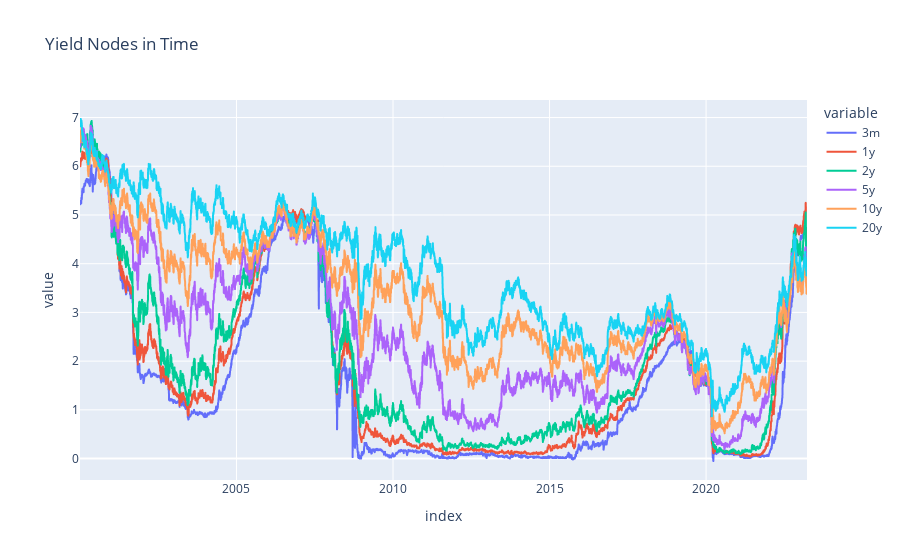

Write notebook code for a chart like this one.
### Code cell
# Veamos el comportamiento Historico de cada nodo
fig = px.line(yield_curve,title='Yield Nodes in Time')
fig.show()

### Figure 1 — Plotly figure (JSON) as saved in the notebook; plotly's stock layout.template omitted (floating-point values rounded to 4 significant figures; data arrays with more than 128 entries replaced by an {"elided": "..."} marker saying what was removed)
{"data": [{"hovertemplate": "variable=3m<br>index=%{x}<br>value=%{y}<extra></extra>", "legendgroup": "3m", "line": {"color": "#636efa", "dash": "solid"}, "marker": {"symbol": "circle"}, "mode": "lines", "name": "3m", "showlegend": true, "type": "scattergl", "x": {"elided": "5809 str values"}, "xaxis": "x", "y": {"elided": "5809 float values"}, "yaxis": "y"}, {"hovertemplate": "variable=1y<br>index=%{x}<br>value=%{y}<extra></extra>", "legendgroup": "1y", "line": {"color": "#EF553B", "dash": "solid"}, "marker": {"symbol": "circle"}, "mode": "lines", "name": "1y", "showlegend": true, "type": "scattergl", "x": {"elided": "5809 str values"}, "xaxis": "x", "y": {"elided": "5809 float values"}, "yaxis": "y"}, {"hovertemplate": "variable=2y<br>index=%{x}<br>value=%{y}<extra></extra>", "legendgroup": "2y", "line": {"color": "#00cc96", "dash": "solid"}, "marker": {"symbol": "circle"}, "mode": "lines", "name": "2y", "showlegend": true, "type": "scattergl", "x": {"elided": "5809 str values"}, "xaxis": "x", "y": {"elided": "5809 float values"}, "yaxis": "y"}, {"hovertemplate": "variable=5y<br>index=%{x}<br>value=%{y}<extra></extra>", "legendgroup": "5y", "line": {"color": "#ab63fa", "dash": "solid"}, "marker": {"symbol": "circle"}, "mode": "lines", "name": "5y", "showlegend": true, "type": "scattergl", "x": {"elided": "5809 str values"}, "xaxis": "x", "y": {"elided": "5809 float values"}, "yaxis": "y"}, {"hovertemplate": "variable=10y<br>index=%{x}<br>value=%{y}<extra></extra>", "legendgroup": "10y", "line": {"color": "#FFA15A", "dash": "solid"}, "marker": {"symbol": "circle"}, "mode": "lines", "name": "10y", "showlegend": true, "type": "scattergl", "x": {"elided": "5809 str values"}, "xaxis": "x", "y": {"elided": "5809 float values"}, "yaxis": "y"}, {"hovertemplate": "variable=20y<br>index=%{x}<br>value=%{y}<extra></extra>", "legendgroup": "20y", "line": {"color": "#19d3f3", "dash": "solid"}, "marker": {"symbol": "circle"}, "mode": "lines", "name": "20y", "showlegend": true, "type": "scattergl", "x": {"elided": "5809 str values"}, "xaxis": "x", "y": {"elided": "5809 float values"}, "yaxis": "y"}], "layout": {"legend": {"title": {"text": "variable"}, "tracegroupgap": 0}, "title": {"text": "Yield Nodes in Time"}, "xaxis": {"anchor": "y", "domain": [0, 1], "title": {"text": "index"}}, "yaxis": {"anchor": "x", "domain": [0, 1], "title": {"text": "value"}}}}
